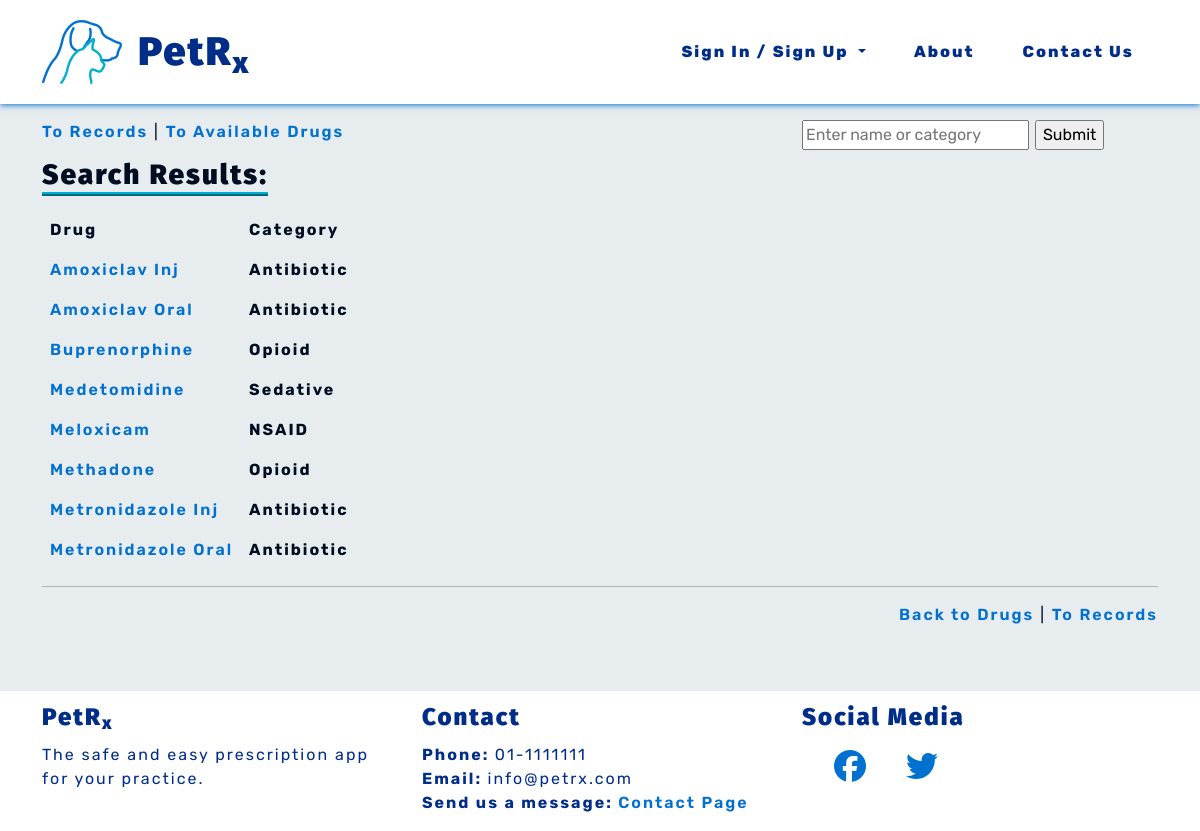
Screenshot of /prescriptions/drug-search/ with the database file from the repository.
### prescriptions/models.py (models this page shows, shortened)
class Drug(models.Model):
    name = models.CharField(max_length=50)
    dose = models.DecimalField(max_digits=4, decimal_places=2)
    measure = models.CharField(max_length=2, choices=MEASURE)
    category = models.CharField(max_length=20, choices=CATEGORIES)
    route = models.CharField(max_length=8, choices=ROUTES)
    warnings = models.CharField(max_length=300)
    class Meta:
        ordering = ['name']

### prescriptions/views.py (the view)
# urls.py: path('drug-search/', views.drug_search, name='drug_search'),
def drug_search(request):
    query = request.GET.get('search')
    drug_qs = Drug.objects.all()
    if query is not None:
        args = Q(name__icontains=query) | Q(category__icontains=query)
        drug_qs = Drug.objects.filter(args)
    context = {'drug_list': drug_qs}
    return render(request, 'prescriptions/drug_search.html', context)

### prescriptions/templates/prescriptions/drug_search.html (shortened to what this page needs)
{% extends 'base.html' %}
{% block content %}
<div class="row">
    <div class="col-md-8">
        <a class="pet-links" href="{% url 'records:records' %}" aria-label="Go to records">To Records</a>
        <span>|</span>
        <a class="pet-links" href="{% url 'prescriptions:drugs' %}" aria-label="Go to available drugs">To Available
            Drugs</a>
        <br>
        <h3 class="subheadings">Search Results:</h3>
    </div>
    <div class="col-md-4">
        <form method="GET" action="{% url 'prescriptions:drug_search' %}">
            <input type="text" name="search" placeholder="Enter name or category">
            <input type="submit">
        </form>
    </div>
</div>
{% if drug_list %}
<table>
    <tr>
        <th>Drug</th>
        <th>Category</th>
    </tr>
    {% for drug in drug_list %}
    <tr>
        <th><a class="pet-links" href="{% url 'prescriptions:detail_drug' drug_id=drug.id %}">{{ drug.name }}</a>
        <th>{{ drug.category }}</th>
    <tr>
        {% endfor %}
</table>
{% else %}
<p>No drug found.</p>
{% endif %}
<hr>
<div class="float-end">
    <a class="pet-links" href="{% url 'prescriptions:drugs' %}">Back to Drugs</a>
    <span>|</span>
    <a class="pet-links" href="{% url 'records:records' %}">To Records</a>
</div>
{% endblock %}

### static/css/style.css (style rules this page uses)
:root { --site-white: #e7ecef; --site-black: #000d21; --site-dark-blue: #002d88; --site-light-blue: #0071d1; --site-turquoise: #00b0cf; }
html { height: 100%; }
body { font-family: "Rubik", sans-serif; color: var(--site-black); font-size: 1rem; letter-spacing: 2px; background: var(--site-white); }
h1, h2, h3, h4 { font-family: "Fira Sans", "Rubik", sans-serif; font-weight: 900; margin-top: 0.5em; margin-bottom: 0.5em; }
.subheadings { display: inline-block; border-bottom: 4px ridge var(--site-turquoise); }
hr { color: var(--site-black); }
a { text-decoration: none; }
.pet-links { cursor: pointer; color: var(--site-light-blue); font-weight: 600; transition: color .5s linear; }
th, td { padding: 0.5em; }
th { background-color: var(--site-white); }

### rows the page displays
Drug: name "Amoxiclav Inj", category "Antibiotic"
Drug: name "Amoxiclav Oral", category "Antibiotic"
Drug: name "Buprenorphine", category "Opioid"
Drug: name "Medetomidine", category "Sedative"
Drug: name "Meloxicam", category "NSAID"
Drug: name "Methadone", category "Opioid"
Drug: name "Metronidazole Inj", category "Antibiotic"
Drug: name "Metronidazole Oral", category "Antibiotic"
